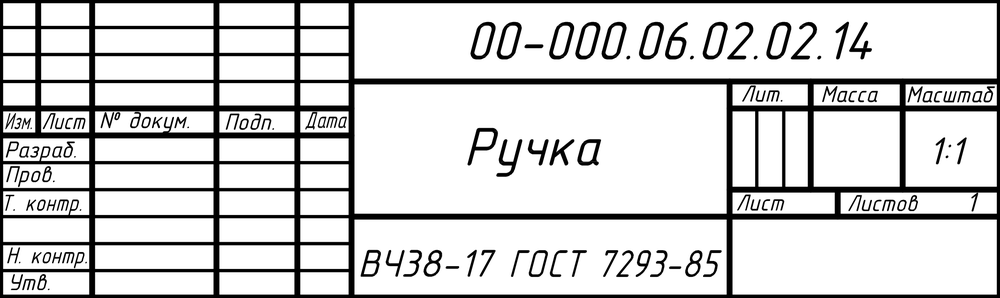
#> input picture output/stamp_batch/page_003_drawing_001_stamp.png, 1000 x 298 px, shrunk from 2132 x 635 before the run; its folder holds only this picture in this run
$ python test_stamp_segmenter_batch.py
#> lines starting #> are read from the running program, lines starting #| are printed output that depends on the picture; after the words box and inside, x2 and y2 are one past the last pixel; in counts of white or black regions, pixels touching at a corner belong together
### src/segmentation/stamp_segmenter.py
from pathlib import Path

import cv2
import numpy as np


class StampSegmenter:
    def __init__(self, image_source):
        self.image_source = image_source

        self.image = None
        self.binary = None
        self.horizontal_mask = None
        self.vertical_mask = None
        self.grid_mask = None

    def load(self):
        """Загружает изображение из файла или принимает ndarray из памяти."""

        if isinstance(self.image_source, (str, Path)):
            self.image = cv2.imread(
                str(self.image_source)
            )

            if self.image is None:
                raise FileNotFoundError(
                    f"Не удалось загрузить изображение: {self.image_source}"
                )

        elif isinstance(self.image_source, np.ndarray):
            if self.image_source.size == 0:
                raise ValueError(
                    "Передано пустое изображение штампа."
                )

            self.image = self.image_source.copy()

        else:
            raise TypeError(
                "image_source должен быть путём "
                "к изображению или numpy.ndarray."
            )

        return self.image

    def preprocess(self):
        """Создаёт бинарное изображение."""

        if self.image is None:
            raise RuntimeError("Сначала необходимо вызвать load().")

        gray = cv2.cvtColor(
            self.image,
            cv2.COLOR_BGR2GRAY
        )

        self.binary = cv2.threshold(
            gray,
            0,
            255,
            cv2.THRESH_BINARY_INV + cv2.THRESH_OTSU
        )[1]

        return self.binary

    def detect_grid(self):
        """Выделяет горизонтальные и вертикальные линии сетки."""

        if self.binary is None:
            raise RuntimeError(
                "Сначала необходимо вызвать preprocess()."
            )

        height, width = self.binary.shape

        horizontal_kernel = cv2.getStructuringElement(
            cv2.MORPH_RECT,
            (max(10, width // 30), 1)
        )

        vertical_kernel = cv2.getStructuringElement(
            cv2.MORPH_RECT,
            (1, max(10, height // 20))
        )

        self.horizontal_mask = cv2.morphologyEx(
            self.binary,
            cv2.MORPH_OPEN,
            horizontal_kernel
        )

        self.vertical_mask = cv2.morphologyEx(
            self.binary,
            cv2.MORPH_OPEN,
            vertical_kernel
        )

        self.grid_mask = cv2.bitwise_or(
            self.horizontal_mask,
            self.vertical_mask
        )

        return self.grid_mask

    def _detect_segments(self, mask, orientation):
        """Находит длинные горизонтальные или вертикальные отрезки."""

        if mask is None:
            raise RuntimeError(
                "Сначала необходимо вызвать detect_grid()."
            )

        height, width = mask.shape

        if orientation == "horizontal":
            threshold = 50
            min_length = int(width * 0.04)

        elif orientation == "vertical":
            threshold = 30
            min_length = int(height * 0.08)

        else:
            raise ValueError(
                "orientation должен быть "
                "'horizontal' или 'vertical'."
            )

        lines = cv2.HoughLinesP(
            mask,
            1,
            np.pi / 180,
            threshold=threshold,
            minLineLength=min_length,
            maxLineGap=10
        )

        if lines is None:
            return []

        segments = []

        for x1, y1, x2, y2 in lines[:, 0]:
            x1, y1, x2, y2 = map(
                int,
                (x1, y1, x2, y2)
            )

            if orientation == "horizontal":
                if abs(y2 - y1) > 3:
                    continue

                y = round((y1 + y2) / 2)

                segments.append(
                    (
                        min(x1, x2),
                        y,
                        max(x1, x2),
                        y
                    )
                )

            else:
                if abs(x2 - x1) > 3:
                    continue

                x = round((x1 + x2) / 2)

                segments.append(
                    (
                        x,
                        min(y1, y2),
                        x,
                        max(y1, y2)
                    )
                )

        return segments

    def merge_segments(
        self,
        segments,
        orientation,
        coord_tolerance=8,
        gap_tolerance=20
    ):
        """Объединяет близкие отрезки одной физической линии."""

        if not segments:
            return []

        if orientation == "vertical":
            rotated = [
                (y1, x, y2, x)
                for x, y1, _, y2 in segments
            ]

            merged = self.merge_segments(
                rotated,
                "horizontal",
                coord_tolerance,
                gap_tolerance
            )

            return [
                (y, x1, y, x2)
                for x1, y, x2, _ in merged
            ]

        if orientation != "horizontal":
            raise ValueError(
                "orientation должен быть "
                "'horizontal' или 'vertical'."
            )

        segments = sorted(
            segments,
            key=lambda segment: (
                segment[1],
                segment[0]
            )
        )

        groups = []

        for segment in segments:
            y = segment[1]

            for group in groups:
                group_y = round(
                    sum(item[1] for item in group)
                    / len(group)
                )

                if abs(y - group_y) <= coord_tolerance:
                    group.append(segment)
                    break
            else:
                groups.append([segment])

        merged = []

        for group in groups:
            y = round(
                sum(item[1] for item in group)
                / len(group)
            )

            ranges = sorted(
                (item[0], item[2])
                for item in group
            )

            start, end = ranges[0]

            for x1, x2 in ranges[1:]:
                if x1 <= end + gap_tolerance:
                    end = max(end, x2)
                else:
                    merged.append(
                        (start, y, end, y)
                    )
                    start, end = x1, x2

            merged.append(
                (start, y, end, y)
            )

        return merged

    def find_horizontal_segments(self):
        """Возвращает объединённые горизонтальные отрезки."""

        segments = self._detect_segments(
            self.horizontal_mask,
            "horizontal"
        )

        return self.merge_segments(
            segments,
            "horizontal"
        )

    def find_vertical_segments(self):
        """Возвращает объединённые вертикальные отрезки."""

        segments = self._detect_segments(
            self.vertical_mask,
            "vertical"
        )

        return self.merge_segments(
            segments,
            "vertical"
        )

    def find_intersections(self, tolerance=8):
        """Находит реальные пересечения сегментов сетки."""

        horizontal = self.find_horizontal_segments()
        vertical = self.find_vertical_segments()

        intersections = []

        for x1, y, x2, _ in horizontal:
            for x, y1, _, y2 in vertical:
                if (
                    x1 - tolerance <= x <= x2 + tolerance
                    and
                    y1 - tolerance <= y <= y2 + tolerance
                ):
                    intersections.append(
                        (x, y)
                    )

        return sorted(
            set(intersections),
            key=lambda point: (
                point[1],
                point[0]
            )
        )

    def find_cells(self, tolerance=8):
        """Находит минимальные замкнутые ячейки сетки."""

        horizontal = self.find_horizontal_segments()
        vertical = self.find_vertical_segments()
        intersections = self.find_intersections(
            tolerance
        )

        points = set(intersections)
        cells = []

        def has_horizontal(y, x1, x2):
            return any(
                abs(line_y - y) <= tolerance
                and line_x1 <= x1 + tolerance
                and line_x2 >= x2 - tolerance
                for line_x1, line_y, line_x2, _ in horizontal
            )

        def has_vertical(x, y1, y2):
            return any(
                abs(line_x - x) <= tolerance
                and line_y1 <= y1 + tolerance
                and line_y2 >= y2 - tolerance
                for line_x, line_y1, _, line_y2 in vertical
            )

        for left, top in intersections:
            rights = sorted(
                x
                for x, y in points
                if y == top and x > left
            )

            bottoms = sorted(
                y
                for x, y in points
                if x == left and y > top
            )

            for right in rights:
                for bottom in bottoms:
                    if (right, bottom) not in points:
                        continue

                    if not has_horizontal(
                        top,
                        left,
                        right
                    ):
                        continue

                    if not has_horizontal(
                        bottom,
                        left,
                        right
                    ):
                        continue

                    if not has_vertical(
                        left,
                        top,
                        bottom
                    ):
                        continue

                    if not has_vertical(
                        right,
                        top,
                        bottom
                    ):
                        continue

                    inner_vertical = any(
                        left < x < right
                        and has_vertical(
                            x,
                            top,
                            bottom
                        )
                        for x, _, _, _ in vertical
                    )

                    inner_horizontal = any(
                        top < y < bottom
                        and has_horizontal(
                            y,
                            left,
                            right
                        )
                        for _, y, _, _ in horizontal
                    )

                    if inner_vertical or inner_horizontal:
                        continue

                    cells.append(
                        (
                            left,
                            top,
                            right,
                            bottom
                        )
                    )

        return sorted(
            set(cells),
            key=lambda cell: (
                cell[1],
                cell[0]
            )
        )

### test_stamp_segmenter_batch.py
from pathlib import Path
import time

import cv2

from src.segmentation.stamp_segmenter import StampSegmenter


INPUT_DIR = Path("output/stamp_batch")
OUTPUT_DIR = Path("output/stamp_segmentation_batch")


def main():
    stamp_paths = sorted(INPUT_DIR.glob("*_stamp.png"))

    if not stamp_paths:
        print(f"❌ Штампы не найдены: {INPUT_DIR}")
        return

    OUTPUT_DIR.mkdir(parents=True, exist_ok=True)

    results = []
    failed = []
    start_time = time.time()

    print("\n🧩 Массовый тест сегментации штампов")
    print("━━━━━━━━━━━━━━━━━━━━━━━━━━━━━━━━━━━━━━━━━━━━")
    print(f"🖼️ Найдено штампов: {len(stamp_paths)}\n")

    for index, image_path in enumerate(stamp_paths, start=1):
        try:
            segmenter = StampSegmenter(image_path)

            segmenter.load()
#> in load, self.image is the input picture: shape (298, 1000, 3); min 0, max 255, mean 209.3
            segmenter.preprocess()
#> in preprocess, `self.binary = cv2.threshold( gray, 0, 255, cv2.THRESH_BINARY_INV + cv2..`:
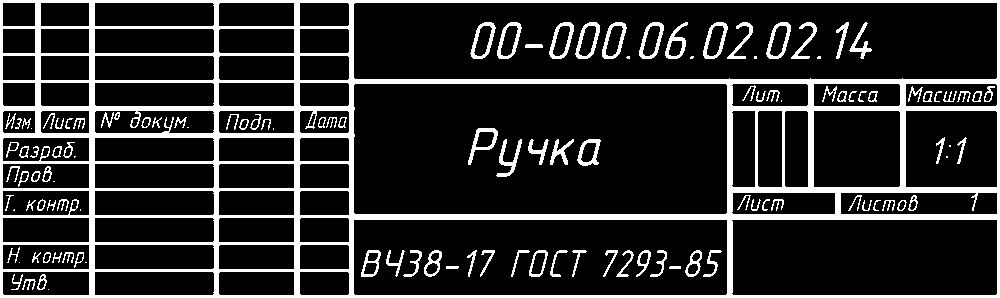
#> self.binary: shape (298, 1000); 16.9% white; 124 white regions (17 under 20 px), largest, box (x1, y1, x2, y2) and area: (0, 0, 1000, 298) 39476, (549, 22, 574, 59) 327, (575, 22, 600, 59) 325
            segmenter.detect_grid()
#> in detect_grid, `self.horizontal_mask = cv2.morphologyEx( self.binary, cv2.MORPH_OPEN, ..`:
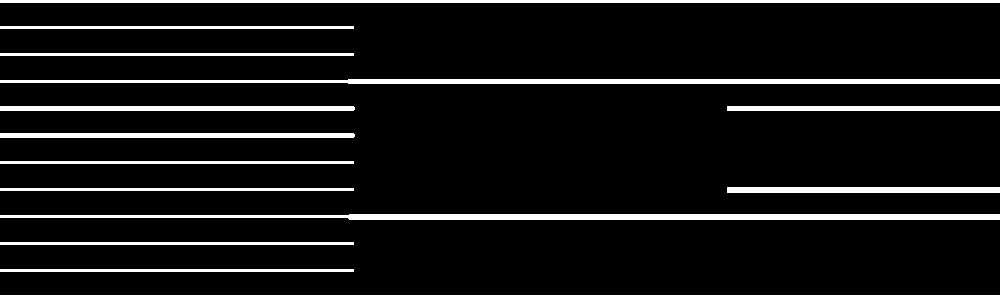
#> self.horizontal_mask: shape (298, 1000); 9.5% white; 14 white regions, largest, box (x1, y1, x2, y2) and area: (0, 214, 1000, 220) 4954, (0, 79, 1000, 84) 4304, (0, 0, 1000, 3) 3000
#> in detect_grid, `self.vertical_mask = cv2.morphologyEx( self.binary, cv2.MORPH_OPEN, ve..`:
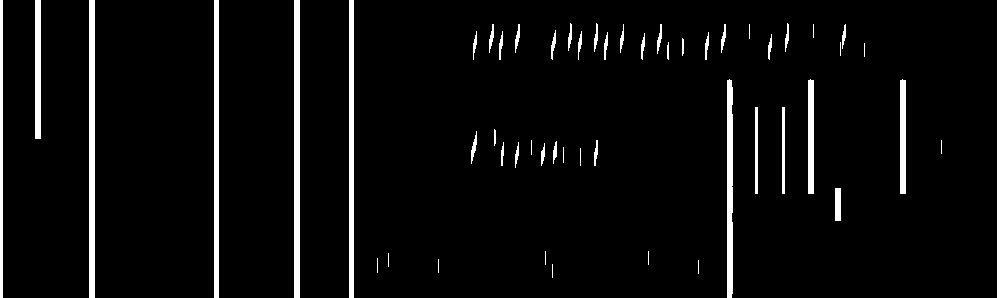
#> self.vertical_mask: shape (298, 1000); 4.8% white; 54 white regions (15 under 20 px), largest, box (x1, y1, x2, y2) and area: (89, 0, 95, 298) 1788, (294, 0, 300, 298) 1788, (214, 0, 219, 298) 1490
#> in detect_grid, `self.grid_mask = cv2.bitwise_or( self.horizontal_mask, self.vertical_m..`:
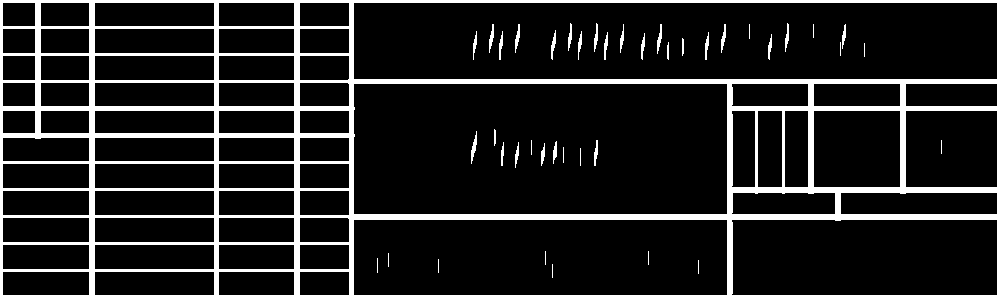
#> self.grid_mask: shape (298, 1000); 13.7% white; 42 white regions (15 under 20 px), largest, box (x1, y1, x2, y2) and area: (0, 0, 1000, 298) 39050, (471, 131, 477, 164) 88, (657, 24, 662, 54) 76

            horizontal = segmenter.find_horizontal_segments()
#> in _detect_segments, `lines = cv2.HoughLinesP( mask, 1, np.pi / 180, threshold=threshold, mi..`: lines = 59 rows, first 6: [0, 296, 999, 296], [0, 295, 999, 295], [0, 82, 999, 82], [0, 2, 999, 2], [0, 217, 999, 217], [0, 215, 999, 215]
#> the loop in _detect_segments, `for x1, y1, x2, y2 in lines[:, 0]:` made 59 passes
#> (x1, y1, x2, y2, y) on passes 1 to 8: (0, 296, 999, 296, 296), (0, 295, 999, 295, 295), (0, 82, 999, 82, 82), (0, 2, 999, 2, 2), (0, 217, 999, 217, 217), (0, 215, 999, 215, 215), (0, 297, 999, 297, 297), (0, 1, 999, 1, 1)
#> after the loop in _detect_segments, `for x1, y1, x2, y2 in lines[:, 0]:`: segments = 59 items, first 6: (0, 296, 999, 296), (0, 295, 999, 295), (0, 82, 999, 82), (0, 2, 999, 2), (0, 217, 999, 217), (0, 215, 999, 215)
#> in merge_segments, `segments = sorted( segments, key=lambda segment: ( segment[1], segment..`: segments = 59 items, first 6: (0, 0, 999, 0), (0, 1, 999, 1), (0, 2, 999, 2), (0, 26, 353, 26), (0, 27, 353, 27), (0, 28, 353, 28)
#> the loop in merge_segments, `for segment in segments:` made 59 passes
#> (segment, y) on passes 1 to 8: ((0, 0, 999, 0), 0), ((0, 1, 999, 1), 1), ((0, 2, 999, 2), 2), ((0, 26, 353, 26), 26), ((0, 27, 353, 27), 27), ((0, 28, 353, 28), 28), ((0, 53, 353, 53), 53), ((0, 54, 353, 54), 54)
#> after the loop in merge_segments, `for segment in segments:`: group = [(0, 295, 999, 295), (0, 296, 999, 296), (0, 297, 999, 297)]; groups = 12 items
#> the loop in merge_segments, `for group in groups:` made 12 passes
#> (y, ranges) on passes 1, 2, 3, 7: (1, [(0, 999), (0, 999), (0, 999)]), (27, [(0, 353), (0, 353), (0, 353)]), (54, [(0, 353), (0, 353), (0, 353)]), (162, [(0, 353), (0, 353), (0, 353)])
#> after the loop in merge_segments, `for group in groups:`: merged = 14 items, first 6: (0, 1, 999, 1), (0, 27, 353, 27), (0, 54, 353, 54), (0, 81, 999, 81), (0, 108, 354, 108), (727, 108, 999, 108)
#> horizontal has the same summary as merged in merge_segments
            vertical = segmenter.find_vertical_segments()
#> in _detect_segments (call 2), `lines = cv2.HoughLinesP( mask, 1, np.pi / 180, threshold=threshold, mi..`: lines = 87 rows, first 6: [350, 297, 350, 0], [298, 297, 298, 0], [215, 297, 218, 82], [727, 80, 731, 297], [0, 297, 0, 0], [90, 297, 90, 0]
#> the loop in _detect_segments (call 2), `for x1, y1, x2, y2 in lines[:, 0]:` made 87 passes
#> (x1, y1, x2, y2, x) on passes 1, 2, 3, 5, 6, 7, 8, 10: (350, 297, 350, 0, 350), (298, 297, 298, 0, 298), (215, 297, 218, 82, 216), (0, 297, 0, 0, 0), (90, 297, 90, 0, 90), (998, 297, 998, 0, 998), (93, 297, 93, 0, 93), (349, 297, 349, 0, 349)
            intersections = segmenter.find_intersections()
#> the loop in find_intersections, `for x1, y, x2, _ in horizontal:` made 14 passes
#> (x1, y, x2) on passes 1 to 8: (0, 1, 999), (0, 27, 353), (0, 54, 353), (0, 81, 999), (0, 108, 354), (727, 108, 999), (0, 135, 354), (0, 162, 353)
            cells = segmenter.find_cells()
#> the loop in find_intersections (call 2), `for x1, y, x2, _ in horizontal:` made 14 passes
#> the loop in find_cells, `for left, top in intersections:` made 89 passes
#> (left, top) on passes 1 to 8: (1, 1), (38, 1), (92, 1), (216, 1), (296, 1), (351, 1), (998, 1), (1, 27)

            height, width = segmenter.image.shape[:2]

            debug = segmenter.image.copy()

            for cell_index, (x1, y1, x2, y2) in enumerate(
                cells,
                start=1
            ):
                cv2.rectangle(
                    debug,
                    (x1, y1),
                    (x2, y2),
                    (0, 0, 255),
                    3
                )

                cv2.putText(
                    debug,
                    str(cell_index),
                    (x1 + 8, y1 + 25),
                    cv2.FONT_HERSHEY_SIMPLEX,
                    0.6,
                    (0, 0, 255),
                    2
                )
#> this loop made 63 passes
#> (x1, y1, x2, y2) on passes 1 to 8: (1, 1, 38, 27), (38, 1, 92, 27), (92, 1, 216, 27), (216, 1, 296, 27), (296, 1, 351, 27), (351, 1, 998, 81), (1, 27, 38, 54), (38, 27, 92, 54)
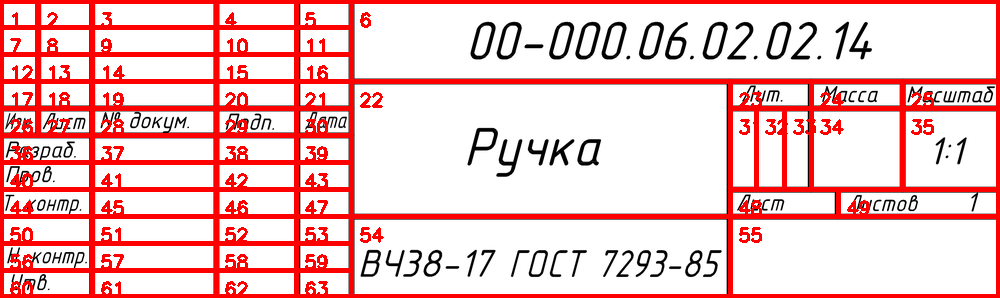
#> debug: shape (298, 1000, 3); 18.31% of pixels changed, all inside (x1, y1, x2, y2) = (0, 0, 1000, 298)

            output_path = OUTPUT_DIR / (
                f"{image_path.stem}_cells.png"
            )

            cv2.imwrite(
                str(output_path),
                debug
            )

            results.append({
                "name": image_path.name,
                "width": width,
                "height": height,
                "horizontal": len(horizontal),
                "vertical": len(vertical),
                "intersections": len(intersections),
                "cells": len(cells),
            })

            print(
                f"[{index:02}/{len(stamp_paths)}] "
                f"✅ {image_path.name} | "
                f"{width}×{height} | "
                f"H={len(horizontal)} "
                f"V={len(vertical)} "
                f"X={len(intersections)} "
                f"C={len(cells)}"
            )
#| [01/1] ✅ page_003_drawing_001_stamp.png | 1000×298 | H=14 V=19 X=89 C=63

        except Exception as error:
            failed.append(
                (image_path.name, str(error))
            )

            print(
                f"[{index:02}/{len(stamp_paths)}] "
                f"💥 {image_path.name} | "
                f"{error}"
            )

    elapsed = time.time() - start_time

    print("\n━━━━━━━━━━━━━━━━━━━━━━━━━━━━━━━━━━━━━━━━━━━━")
    print("📊 Сводка\n")

    for result in results:
        print(
            f"{result['name']:<40} "
            f"{result['width']:>4}×{result['height']:<4} | "
            f"H={result['horizontal']:<3} "
            f"V={result['vertical']:<3} "
            f"X={result['intersections']:<3} "
            f"C={result['cells']:<3}"
        )
#> this loop made 1 pass
#| page_003_drawing_001_stamp.png           1000×298  | H=14  V=19  X=89  C=63

    print("\n━━━━━━━━━━━━━━━━━━━━━━━━━━━━━━━━━━━━━━━━━━━━")
    print(f"🖼️ Обработано: {len(results)}/{len(stamp_paths)}")
#| 🖼️ Обработано: 1/1
    print(f"💥 Ошибок: {len(failed)}")
    print(f"⏱️ Время: {elapsed:.1f} сек.")
    print(f"📁 Результаты: {OUTPUT_DIR}")

    if failed:
        print("\n⚠️ Ошибки:")

        for name, error in failed:
            print(f"   • {name}: {error}")

    print("━━━━━━━━━━━━━━━━━━━━━━━━━━━━━━━━━━━━━━━━━━━━")


if __name__ == "__main__":
    main()
